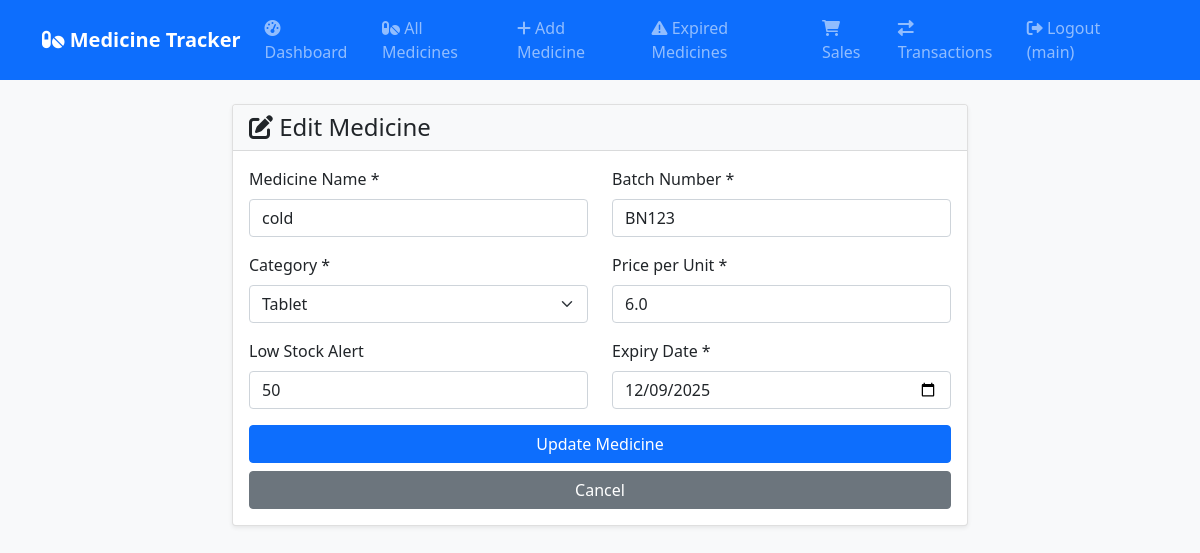
The page /edit_medicine/1 (signed in) on the database its author committed.
### models.py (models this page shows, shortened)
class User(UserMixin, db.Model):
    id = db.Column(db.Integer, primary_key=True)
    username = db.Column(db.String(80), unique=True, nullable=False)
    email = db.Column(db.String(120), unique=True, nullable=False)
    password_hash = db.Column(db.String(128))
    created_at = db.Column(db.DateTime, default=datetime.utcnow)
    medicines = db.relationship('Medicine', backref='user', lazy=True)
    transactions = db.relationship('Transaction', backref='user', lazy=True)
    sales = db.relationship('Sale', backref='user', lazy=True)

class Medicine(db.Model):
    id = db.Column(db.Integer, primary_key=True)
    name = db.Column(db.String(100), nullable=False)
    batch_number = db.Column(db.String(50), nullable=False)
    category = db.Column(db.String(50), nullable=False, default='tablet')
    quantity = db.Column(db.Integer, nullable=False)
    price = db.Column(db.Float, nullable=False)
    expiry_date = db.Column(db.Date, nullable=False)
    low_stock_alert = db.Column(db.Integer, default=10)
    created_at = db.Column(db.DateTime, default=datetime.utcnow)
    user_id = db.Column(db.Integer, db.ForeignKey('user.id'), nullable=False)
    transactions = db.relationship('Transaction', backref='medicine', lazy=True)
    sales = db.relationship('Sale', backref='medicine', lazy=True)

### app.py (the view, shortened to what this page needs)
@app.route('/edit_medicine/<int:medicine_id>', methods=['GET', 'POST'])
@login_required
def edit_medicine(medicine_id):
    medicine = Medicine.query.get_or_404(medicine_id)
    if medicine.user_id != current_user.id:
        flash('Access denied')
        return redirect(url_for('medicines'))
    return render_template('edit_medicine.html', medicine=medicine)

### app.py (called while the page is built)
@login_manager.user_loader
def load_user(user_id):
    return User.query.get(int(user_id))

@app.context_processor
def inject_current_date():
    from datetime import date
    return {'current_date': date.today()}

@app.context_processor
def inject_navigation():
    categories = ['tablet', 'syrup', 'capsule', 'ointment', 'injection', 'drops', 'inhaler', 'cream', 'gel', 'powder']
    return {
        'navigation': [
            {'name': 'Dashboard', 'url': url_for('dashboard'), 'icon': 'fas fa-tachometer-alt'},
            {'name': 'All Medicines', 'url': url_for('medicines'), 'icon': 'fas fa-pills'},
            {'name': 'Add Medicine', 'url': url_for('add_medicine'), 'icon': 'fas fa-plus'},
            {'name': 'Expired Medicines', 'url': url_for('expired_medicines'), 'icon': 'fas fa-exclamation-triangle'},
            {'name': 'Sales', 'url': url_for('sales'), 'icon': 'fas fa-shopping-cart'},
            {'name': 'Transactions', 'url': url_for('transactions'), 'icon': 'fas fa-exchange-alt'},
        ],
        'categories': categories
    }

### templates/edit_medicine.html (shortened to what this page needs)
{% extends "base.html" %}
{% block content %}
<div class="row justify-content-center">
    <div class="col-md-8">
        <div class="card">
            <div class="card-header">
                <h4 class="mb-0"><i class="fas fa-edit"></i> Edit Medicine</h4>
            </div>
            <div class="card-body">
                <form method="POST">
                    <div class="row">
                        <div class="col-md-6">
                            <div class="mb-3">
                                <label for="name" class="form-label">Medicine Name *</label>
                                <input type="text" class="form-control" id="name" name="name" value="{{ medicine.name }}" required>
                            </div>
                        </div>
                        <div class="col-md-6">
                            <div class="mb-3">
                                <label for="batch_number" class="form-label">Batch Number *</label>
                                <input type="text" class="form-control" id="batch_number" name="batch_number" value="{{ medicine.batch_number }}" required>
                            </div>
                        </div>
                    </div>
                    <div class="row">
                        <div class="col-md-6">
                            <div class="mb-3">
                                <label for="category" class="form-label">Category *</label>
                                <select class="form-select" id="category" name="category" required>
                                    {% for category in categories %}
                                    <option value="{{ category }}" {% if medicine.category == category %}selected{% endif %}>
                                        {{ category|title }}
                                    </option>
                                    {% endfor %}
                                </select>
                            </div>
                        </div>
                        <div class="col-md-6">
                            <div class="mb-3">
                                <label for="price" class="form-label">Price per Unit *</label>
                                <input type="number" step="0.01" class="form-control" id="price" name="price" value="{{ medicine.price }}" min="0" required>
                            </div>
                        </div>
                    </div>
                    <div class="row">
                        <div class="col-md-6">
                            <div class="mb-3">
                                <label for="low_stock_alert" class="form-label">Low Stock Alert</label>
                                <input type="number" class="form-control" id="low_stock_alert" name="low_stock_alert" value="{{ medicine.low_stock_alert }}" min="1">
                            </div>
                        </div>
                        <div class="col-md-6">
                            <div class="mb-3">
                                <label for="expiry_date" class="form-label">Expiry Date *</label>
                                <input type="date" class="form-control" id="expiry_date" name="expiry_date" value="{{ medicine.expiry_date }}" required>
                            </div>
                        </div>
                    </div>
                    <div class="d-grid gap-2">
                        <button type="submit" class="btn btn-primary">Update Medicine</button>
                        <a href="{{ url_for('medicines') }}" class="btn btn-secondary">Cancel</a>
                    </div>
                </form>
            </div>
        </div>
    </div>
</div>
{% endblock %}

### templates/base.html (shortened to what this page needs)
<!DOCTYPE html>
<html lang="en">
<head>
    <link href="https://cdn.jsdelivr.net/npm/bootstrap@5.1.3/dist/css/bootstrap.min.css" rel="stylesheet">
    <link href="https://cdnjs.cloudflare.com/ajax/libs/font-awesome/6.0.0/css/all.min.css" rel="stylesheet">
    <link href="{{ url_for('static', filename='style.css') }}" rel="stylesheet">
</head>
<body>
    <nav class="navbar navbar-expand-lg navbar-dark bg-primary">
        <div class="container">
            <a class="navbar-brand" href="{{ url_for('dashboard') }}">
                <i class="fas fa-pills"></i> Medicine Tracker
            </a>
            {% if current_user.is_authenticated %}
            <div class="collapse navbar-collapse" id="navbarNav">
                <ul class="navbar-nav me-auto">
                    {% for item in navigation %}
                    <li class="nav-item">
                        <a class="nav-link" href="{{ item.url }}">
                            <i class="{{ item.icon }}"></i> {{ item.name }}
                        </a>
                    </li>
                    {% endfor %}
                </ul>
                <div class="navbar-nav">
                    <a class="nav-link" href="{{ url_for('logout') }}">
                        <i class="fas fa-sign-out-alt"></i> Logout ({{ current_user.username }})
                    </a>
                </div>
            </div>
            {% endif %}
        </div>
    </nav>
    <div class="container mt-4">
        {% block content %}{% endblock %}
    </div>
</body>
</html>

### Static/style.css (style rules this page uses)
body { background-color: #f8f9fa; }
.card { box-shadow: 0 0.125rem 0.25rem rgba(0, 0, 0, 0.075); border: 1px solid rgba(0, 0, 0, 0.125); }
.card-header { background-color: #f8f9fa; border-bottom: 1px solid rgba(0, 0, 0, 0.125); }
.navbar-brand { font-weight: bold; }

### rows shown on the page
User: username "main"
Medicine: name "cold", batch_number "BN123", category "Tablet", price "6.0", low_stock_alert "50", expiry_date "12/09/2025"

### other values the page prints
{{ item.name }} "Dashboard" "All Medicines" "Add Medicine" "Expired Medicines" "Sales" "Transactions"
